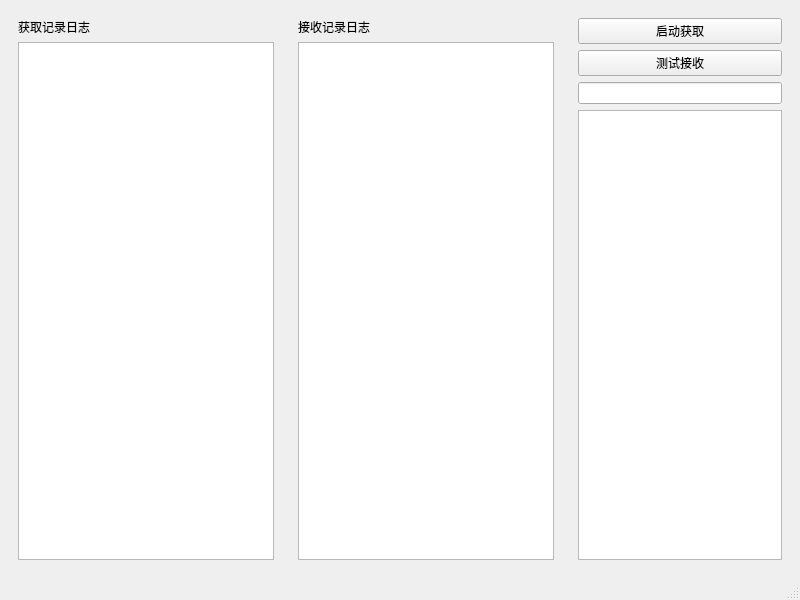
<?xml version="1.0" encoding="UTF-8"?>
<ui version="4.0">
 <class>MainWindow</class>
 <widget class="QMainWindow" name="MainWindow">
  <property name="geometry">
   <rect>
    <x>0</x>
    <y>0</y>
    <width>800</width>
    <height>600</height>
   </rect>
  </property>
  <property name="windowTitle">
   <string>MainWindow</string>
  </property>
  <widget class="QWidget" name="centralwidget">
   <layout class="QHBoxLayout" name="horizontalLayout" stretch="0,0,1">
    <item>
     <widget class="QWidget" name="widget_2" native="true">
      <layout class="QGridLayout" name="gridLayout_2">
       <item row="0" column="0">
        <widget class="QLabel" name="label">
         <property name="text">
          <string>获取记录日志</string>
         </property>
        </widget>
       </item>
       <item row="1" column="0">
        <widget class="QTextEdit" name="textEdit_2"/>
       </item>
      </layout>
     </widget>
    </item>
    <item>
     <widget class="QWidget" name="widget_3" native="true">
      <layout class="QGridLayout" name="gridLayout_3">
       <item row="0" column="0">
        <widget class="QLabel" name="label_2">
         <property name="text">
          <string>接收记录日志</string>
         </property>
        </widget>
       </item>
       <item row="1" column="0">
        <widget class="QTextEdit" name="textEdit_3"/>
       </item>
      </layout>
     </widget>
    </item>
    <item>
     <widget class="QWidget" name="widget" native="true">
      <layout class="QGridLayout" name="gridLayout">
       <item row="3" column="0">
        <widget class="QTextEdit" name="textEdit"/>
       </item>
       <item row="0" column="0">
        <widget class="QPushButton" name="pushButton">
         <property name="text">
          <string>启动获取</string>
         </property>
        </widget>
       </item>
       <item row="1" column="0">
        <widget class="QPushButton" name="pushButton_2">
         <property name="text">
          <string>测试接收</string>
         </property>
        </widget>
       </item>
       <item row="2" column="0">
        <widget class="QLineEdit" name="lineEdit"/>
       </item>
      </layout>
     </widget>
    </item>
   </layout>
  </widget>
  <widget class="QStatusBar" name="statusbar"/>
 </widget>
 <resources/>
 <connections/>
</ui>
